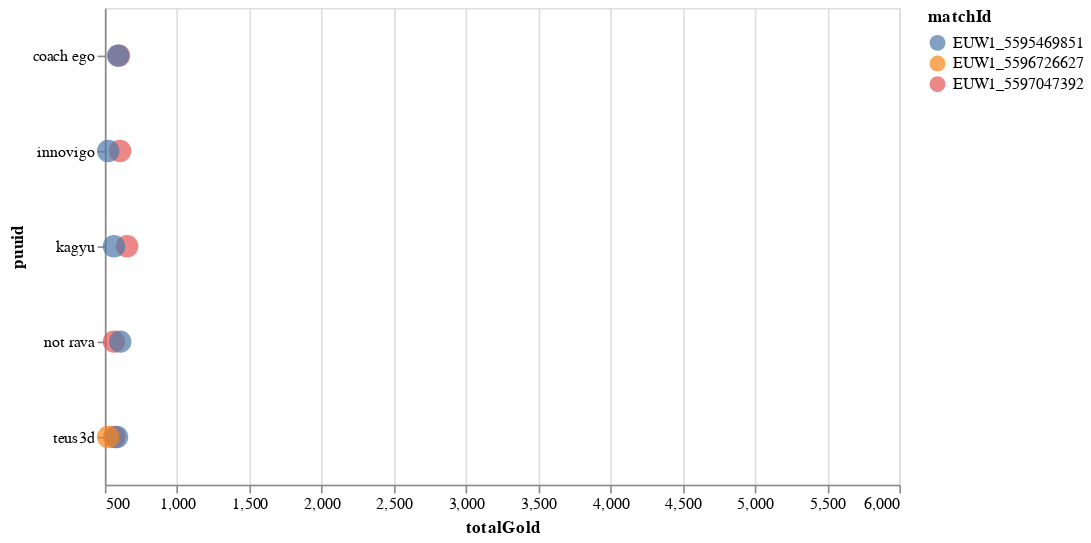

The code cell stored with this chart in its notebook:
### Code cell
asd = @vlplot(
  data = playersTL[!,[:timestamp,:puuid,:matchId,
	:totalGold,
]],
    height = 300,
    width = 500,
	params = [
		{
		name = "selTimestamp",
        value = 2,
		bind = {
			input = "range", min= 1, max= 15, step= 1
			}
		}
	],
    selection = {
        selected = {
            type = "single",
            fields = [:matchId,],
			clear = "dblclick"
        }
    },
	transform = [
		{
		filter = {field = :timestamp, equal = {expr = "selTimestamp"}}
		},
	],
	mark = {
		type = :circle,
        size = 200
	},
	encoding = {
		x = {
            field = :totalGold,
            scale = {domain = [500,6000]}
        },
		y = {field = :puuid, type = "nominal"},
        color = {
            condition = {
                selection = {not = "selected"},
                value = "grey",
				},
            field = [:matchId],
			type = "nominal"
        },
	}
)

### Figure 1 — Vega-Lite specification as saved in the notebook (floating-point values rounded to 4 significant figures; data arrays with more than 128 entries replaced by an {"elided": "..."} marker saying what was removed)
{"data": {"values": {"elided": "297 records"}}, "encoding": {"color": {"condition": {"selection": {"not": "selected"}, "value": "grey"}, "field": ["matchId"], "type": "nominal"}, "x": {"field": "totalGold", "scale": {"domain": [500, 6000]}, "type": "quantitative"}, "y": {"field": "puuid", "type": "nominal"}}, "height": 300, "mark": {"size": 200, "type": "circle"}, "params": [{"bind": {"input": "range", "max": 15, "min": 1, "step": 1}, "name": "selTimestamp", "value": 2}], "selection": {"selected": {"clear": "dblclick", "fields": ["matchId"], "type": "single"}}, "transform": [{"filter": {"equal": {"expr": "selTimestamp"}, "field": "timestamp"}}], "width": 500}
